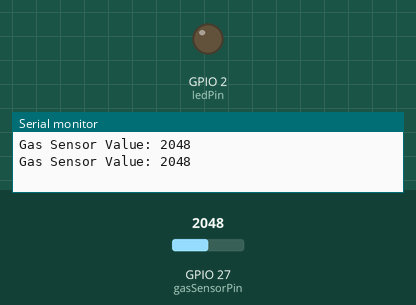
The sketch below on a simulated ESP32. Shown: output pins drawn as LEDs (lit = HIGH), the last lines printed to the serial monitor. The inputs (shaded band) are chosen by the test bench; at power-on: GPIO 27 (gasSensorPin) = 2048.

Above: at 1.8 s.
1.9 s: GPIO 27 (gasSensorPin) set to 108
3.4 s: GPIO 27 (gasSensorPin) set to 88
At 5.2 s:
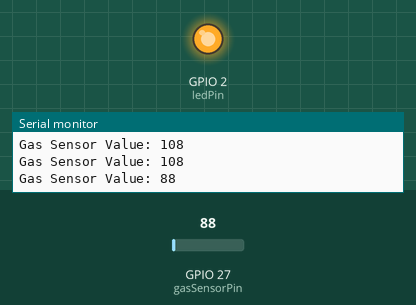
7.5 s: GPIO 27 (gasSensorPin) set to 491
At 8.2 s:
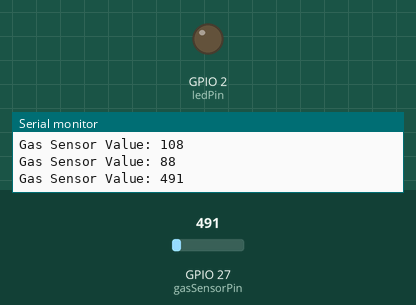
Timing chart, 0 to 10.5 s (numbered marks = the images above; inputs shaded):
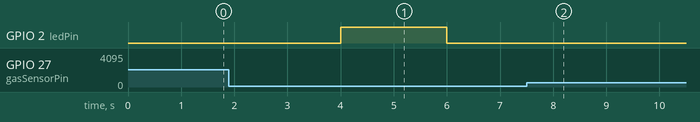

The sketch:

gas_led_blink_analog.ino
```cpp
const int gasSensorPin = 27; // Analog input pin for gas sensor
const int ledPin = 2;        // Output pin for LED (onboard or external)

const int threshold = 100;  // Adjust based on your sensor's values

void setup() {
  Serial.begin(115200);
  pinMode(ledPin, OUTPUT);
}

void loop() {
  int gasValue = analogRead(gasSensorPin); // Read analog gas sensor value
  Serial.print("Gas Sensor Value: ");
  Serial.println(gasValue);

  if (gasValue < threshold) {
    digitalWrite(ledPin, HIGH);  // Turn on LED
    delay(2000);
    digitalWrite(ledPin, LOW);   // Turn off LED
    delay(2000);                  // Blink every 0.5 sec when above threshold
  } else {
    digitalWrite(ledPin, LOW);   // Keep LED off
    delay(1000);                 // Slow loop to avoid spamming serial
  }
}
```

Measured:
- the behaviour switches between 100 and 99 on GPIO 27 (gasSensorPin) (found by bisection; images 0 and 1)
- after the input at 3.4 s, GPIO 2 (ledPin): LOW → HIGH after 0.60 s, → LOW 2.0 s later
- after the input at 7.5 s, GPIO 2 (ledPin): stops changing and stays LOW
